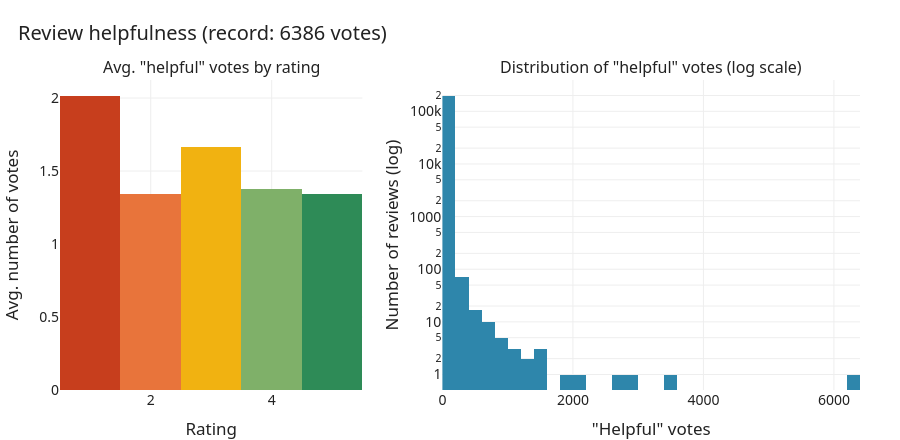

Source (notebook cell):
### Markdown cell above
## 4. Which reviews are helpful?

"Helpful" votes have a very long tail - most reviews get none, while a few collect hundreds.

### Code cell
hv = df.groupby("rating_int")["helpful_vote"].mean().reindex([1, 2, 3, 4, 5])

fig = make_subplots(rows=1, cols=2, column_widths=[0.42, 0.58],
                    subplot_titles=("Avg. \"helpful\" votes by rating",
                                    "Distribution of \"helpful\" votes (log scale)"))
fig.add_trace(go.Bar(x=hv.index.astype(str), y=hv.values,
                     marker_color=[RATING_COLORS[str(r)] for r in hv.index],
                     showlegend=False), row=1, col=1)
fig.add_trace(go.Histogram(x=df["helpful_vote"], nbinsx=60, marker_color=NAVY,
                           showlegend=False), row=1, col=2)
fig.update_xaxes(title_text="Rating", row=1, col=1)
fig.update_yaxes(title_text="Avg. number of votes", row=1, col=1)
fig.update_xaxes(title_text="\"Helpful\" votes", row=1, col=2)
fig.update_yaxes(type="log", title_text="Number of reviews (log)", row=1, col=2)
fig.update_layout(height=440,
                  title=f"Review helpfulness (record: {df['helpful_vote'].max()} votes)")
fig.show()

### Figure 1 — Plotly figure (JSON) as saved in the notebook; plotly's stock layout.template omitted (floating-point values rounded to 4 significant figures; data arrays with more than 128 entries replaced by an {"elided": "..."} marker saying what was removed)
{"data": [{"marker": {"color": ["#C73E1D", "#E8743B", "#F1B211", "#7FB069", "#2E8B57"]}, "showlegend": false, "type": "bar", "x": ["1", "2", "3", "4", "5"], "xaxis": "x", "y": [2.017, 1.346, 1.666, 1.375, 1.345], "yaxis": "y"}, {"marker": {"color": "#2E86AB"}, "nbinsx": 60, "showlegend": false, "type": "histogram", "x": {"elided": "199954 int values"}, "xaxis": "x2", "yaxis": "y2"}], "layout": {"annotations": [{"font": {"size": 16}, "showarrow": false, "text": "Avg. \"helpful\" votes by rating", "x": 0.189, "xanchor": "center", "xref": "paper", "y": 1, "yanchor": "bottom", "yref": "paper"}, {"font": {"size": 16}, "showarrow": false, "text": "Distribution of \"helpful\" votes (log scale)", "x": 0.739, "xanchor": "center", "xref": "paper", "y": 1, "yanchor": "bottom", "yref": "paper"}], "height": 440, "title": {"text": "Review helpfulness (record: 6386 votes)"}, "xaxis": {"anchor": "y", "domain": [0, 0.378], "title": {"text": "Rating"}}, "xaxis2": {"anchor": "y2", "domain": [0.478, 1], "title": {"text": "\"Helpful\" votes"}}, "yaxis": {"anchor": "x", "domain": [0, 1], "title": {"text": "Avg. number of votes"}}, "yaxis2": {"anchor": "x2", "domain": [0, 1], "title": {"text": "Number of reviews (log)"}, "type": "log"}}}
